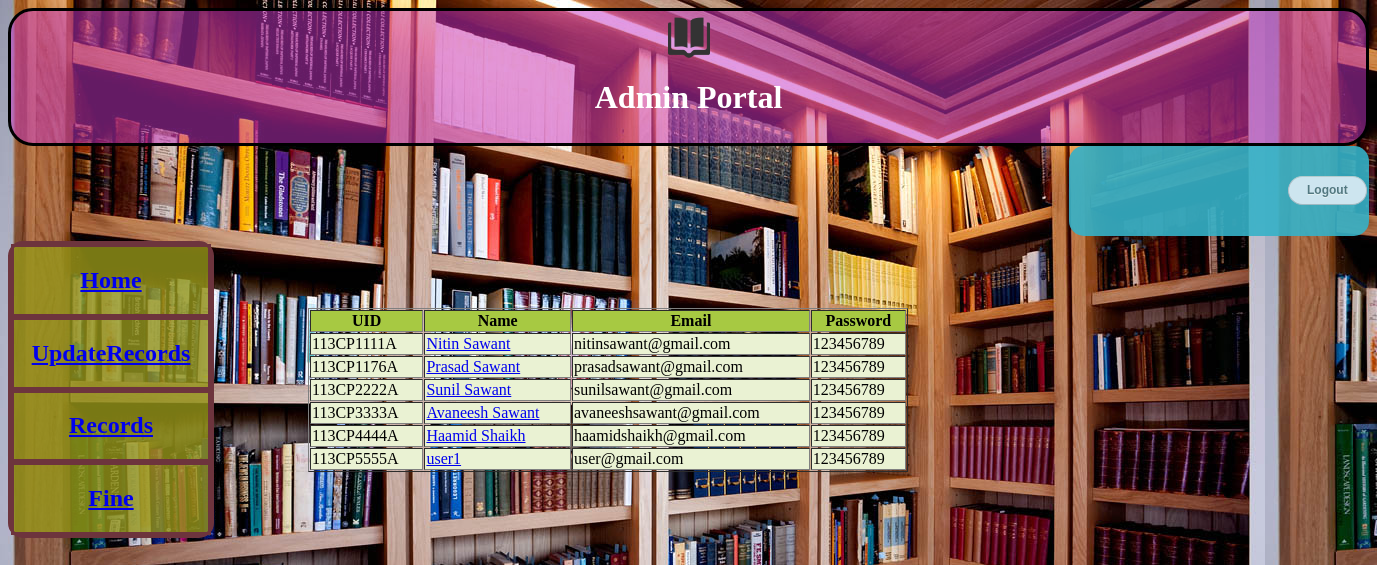
Page /WT-Project/records.php on the committed database.
### tables this page shows
CREATE TABLE IF NOT EXISTS `registration` (
  `uid` varchar(50) NOT NULL,
  `name` varchar(50) NOT NULL,
  `email` varchar(50) NOT NULL,
  `password` varchar(50) NOT NULL
);

### WT-Project/records.php (the view, shortened to what this page needs)
<html>
<div style="border-radius: 25px;background-color:darkblue;color:white;text-align:center;padding:5px;border:3px solid black; background: rgba(200, 54, 200, 0.5)
">
<img src="headerlogo.png" height="42" width="42"/>
<h1><marquee>Admin Portal</marquee></h1>
</div>
<link rel="stylesheet" href="css/OLMS.css">
<body background="library1.jpg">
<div  style="float:right;width:300px;height:90px;border-radius: 15px;background: rgba(54, 178, 200, 0.9)"></div>
<form method='get' action='OLMS.html'><input style='position: relative;left:1280px;top:30px' type='submit' value='Logout'>
</form>
<div style="height:50px"></div>
<div align='left' style="border-radius:15px;height:291px;width:200px;border:3px solid #6D343D;background: rgba(151,151,26, 0.8)">
  <div  align='center'style="border:3px solid #6D343D" ><h2><a href="Admin1.php">Home</a></h2></div>
  <div align='center'style="border:3px solid #6D343D" ><h2><a href="updaterecords.php">UpdateRecords</a></h2></div>
  <div align='center'style="border:3px solid #6D343D" ><h2><a href="records.php">Records</a></h2></div>
  <div align='center'style="border:3px solid #6D343D" ><h2><a href="Fine.php">Fine</a></h2></div>
</div>
<span style="display:block; margin-top:-230px;margin-left:300px">
<table style="position:relative "align="left"width="600" border="1" cellpadding"1" cellspacing="1">
<tr style="background-color: #A7C942">
	<th>UID</th>
	<th>Name</th>
	<th>Email</th>
	<th>Password</th>
</tr>
<?php
$sql="SELECT * FROM registration";
  $res=mysql_query($sql);
 while($row=mysql_fetch_assoc($res))
 {
   	echo "<tr style='background-color:#EAF2D3'>";
 	echo "<td>".$row['uid']."</td>";
 	echo "<td><a href='userfetchthroughadmin.php?&uid=".$row['uid']."'>".$row['name']."</a></td>";
 	echo "<td>".$row['email']."</td>";
 	echo "<td>".$row['password']."</td>";
 	echo "</tr>";
}
 ?>
</table>
</span>
</body>
</html>
</html>

### WT-Project/css/OLMS.css (style rules this page uses)
input { font-family: 'Lucida Grande', Tahoma, Verdana, sans-serif; font-size: 14px; }
input[type=submit] { padding: 0 18px; height: 29px; font-size: 12px; font-weight: bold; color: #527881; text-shadow: 0 1px #e3f1f1; background: #cde5ef; border: 1px solid; border-color: #b4ccce #b3c0c8 #9eb9c2; border-radius: 16px; outline: 0; }

### rows in the picture
registration: uid "113CP1111A", name "Nitin Sawant", email "nitinsawant@gmail.com", password "123456789"
registration: uid "113CP1176A", name "Prasad Sawant", email "prasadsawant@gmail.com", password "123456789"
registration: uid "113CP2222A", name "Sunil Sawant", email "sunilsawant@gmail.com", password "123456789"
registration: uid "113CP3333A", name "Avaneesh Sawant", email "avaneeshsawant@gmail.com", password "123456789"
registration: uid "113CP4444A", name "Haamid Shaikh", email "haamidshaikh@gmail.com", password "123456789"
registration: uid "113CP5555A", name "user1", email "user@gmail.com", password "123456789"
